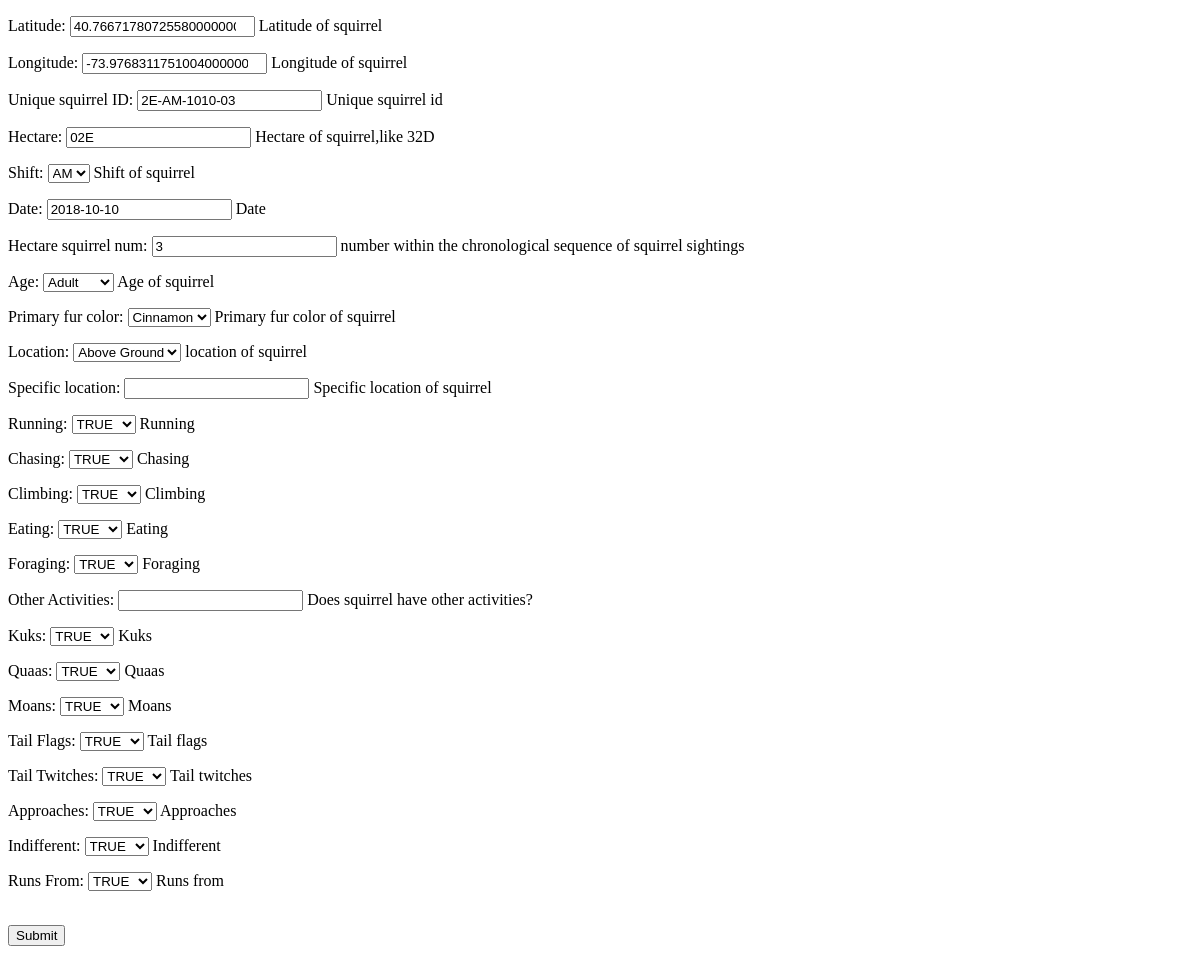
The page /sightings/3/ on the database as committed earlier.
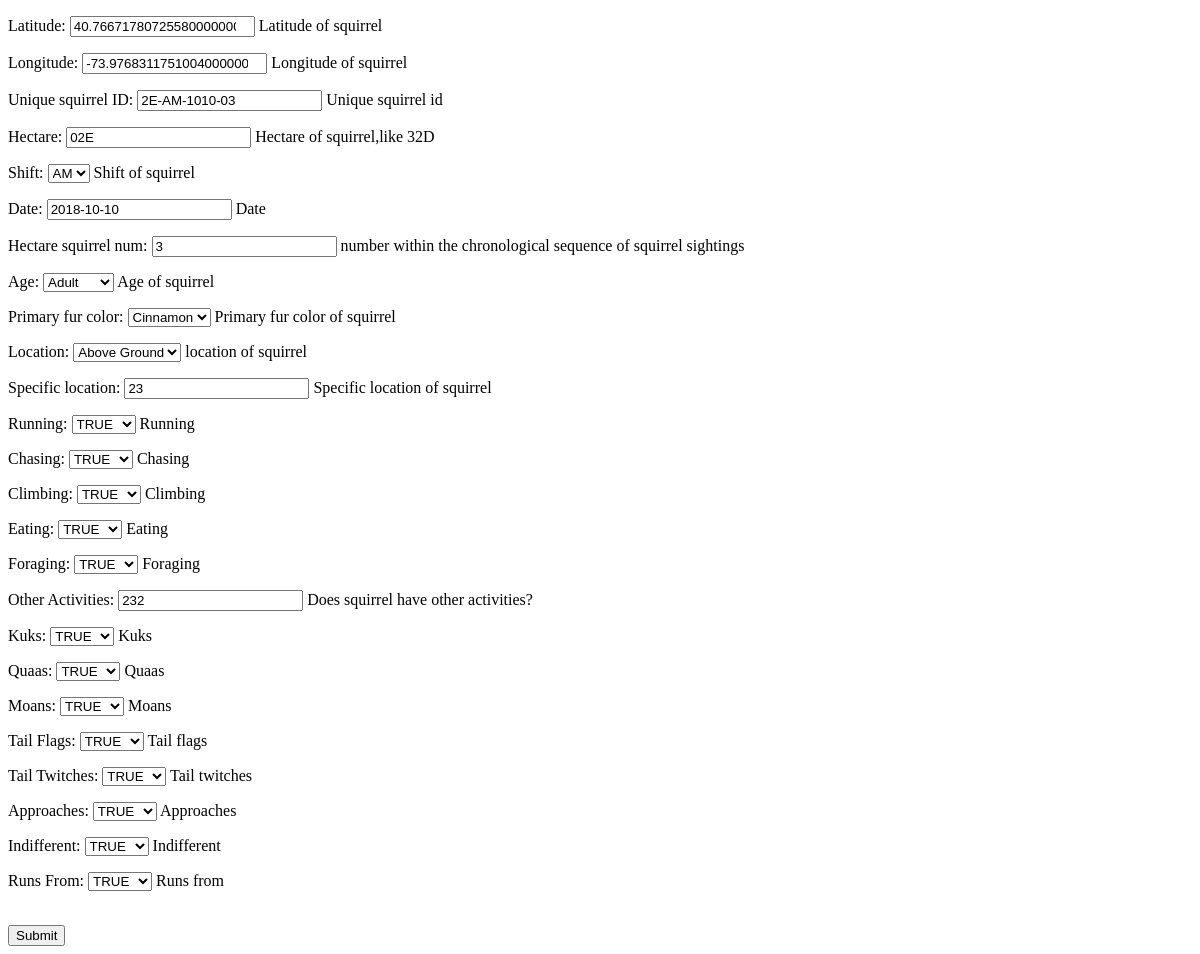
The same page on the database as committed later.
### sightings/models.py (models this page shows, shortened)
class Squirrel(models.Model):
    Latitude= models.DecimalField(
            help_text=_("Latitude of squirrel"),
            max_digits=30,
            decimal_places=20,
            )
    Longitude = models.DecimalField(
            help_text=_("Longitude of squirrel"),
            max_digits=30,
            decimal_places=20,
            )
    Unique_squirrel_ID = models.CharField(
            help_text=_("Unique squirrel id"),
            max_length=50,
            )
    Hectare = models.CharField(
            help_text=_("Hectare of squirrel,like 32D"),
            max_length=10,
            )
    AM = 'AM'
    PM = 'PM'
    SHIFT_CHOICES = (
            (AM,'AM'),
            (PM,'PM'),
            )
    Shift = models.CharField(
            help_text=_("Shift of squirrel"),
            choices=SHIFT_CHOICES,
            max_length=15,
            default=AM,
            )
    Date = models.DateField(
             help_text=_('Date'),
             null=True,
             )
    Hectare_squirrel_num = models.SmallIntegerField(
            help_text=_("number within the chronological sequence of squirrel sightings"),
            )
    Adult = 'Adult'
    Juvenile = 'Juvenile'
    AGE_CHOICES = (
            (Adult,'Adult'),
            (Juvenile,'Juvenile'),
            )
    Age = models.CharField(
            help_text=_("Age of squirrel"),
            choices=AGE_CHOICES,
            max_length=15,
            default=np.nan,
            )
    Gray = 'Gray'
    Black = 'Black'
    Cinnamon = 'Cinnamon'
    PRIMARYFURCOLOR_CHOICES = (
            (Gray,'Gray'),
            (Black,'Black'),
            (Cinnamon,'Cinnamon'),
            )
    Primary_fur_color = models.CharField(
            help_text=_("Primary fur color of squirrel"),
            choices=PRIMARYFURCOLOR_CHOICES,
            max_length=20,
            default=np.nan,
            )
    GroundPlane = 'Ground Plane'
    AboveGround = 'Above Ground'
    LOCATION_CHOICES = (
            (GroundPlane,'Ground Plane'),
            (AboveGround,'Above Ground'),
            )
    Location = models.CharField(
            help_text=_("location of squirrel"),
            choices=LOCATION_CHOICES,
            max_length=20,
            default=np.nan,
            )
    Specific_location = models.CharField(
            help_text=_("Specific location of squirrel"),
            max_length=100,
            default=np.nan
            )
    TRUE='TRUE'
    FALSE='FALSE'
    Running = models.CharField(help_text=_('Running'),
            choices=((TRUE,'TRUE'),(FALSE,'FALSE')),default=FALSE,max_length=5,null=True)
    Chasing = models.CharField(help_text=_('Chasing'),
            choices=((TRUE,'TRUE'),(FALSE,'FALSE')),default=FALSE,max_length=5,null=True)
    Climbing = models.CharField(help_text=_('Climbing'),
            choices=((TRUE,'TRUE'),(FALSE,'FALSE')),default=FALSE,max_length=5,null=True)
    Eating = models.CharField(help_text=_('Eating'),
            choices=((TRUE,'TRUE'),(FALSE,'FALSE')),default=FALSE,max_length=5,null=True)
    Foraging = models.CharField(help_text=_('Foraging'),
            choices=((TRUE,'TRUE'),(FALSE,'FALSE')),default=FALSE,max_length=5,null=True)
    Other_Activities = models.CharField(
            help_text=_("Does squirrel have other activities?"),
            max_length=100,
            null=True,
            blank=True,
            )
    Kuks = models.CharField(help_text=_('Kuks'),
            choices=((TRUE,'TRUE'),(FALSE,'FALSE')),default=FALSE,max_length=5,null=True)
    Quaas = models.CharField(help_text=_('Quaas'),
            choices=((TRUE,'TRUE'),(FALSE,'FALSE')),default=FALSE,max_length=5,null=True)
    Moans = models.CharField(help_text=_('Moans'),
            choices=((TRUE,'TRUE'),(FALSE,'FALSE')),default=FALSE,max_length=5,null=True)
    Tail_Flags = models.CharField(help_text=_('Tail flags'),
            choices=((TRUE,'TRUE'),(FALSE,'FALSE')),default=FALSE,max_length=5,null=True)
    Tail_Twitches = models.CharField(help_text=_('Tail twitches'),
            choices=((TRUE,'TRUE'),(FALSE,'FALSE')),default=FALSE,max_length=5,null=True)
    Approaches = models.CharField(help_text=_('Approaches'),
            choices=((TRUE,'TRUE'),(FALSE,'FALSE')),default=FALSE,max_length=5,null=True)
    Indifferent = models.CharField(help_text=_('Indifferent'),
            choices=((TRUE,'TRUE'),(FALSE,'FALSE')),default=FALSE,max_length=5,null=True)
    Runs_From = models.CharField(help_text=_('Runs from'),
            choices=((TRUE,'TRUE'),(FALSE,'FALSE')),default=FALSE,max_length=5,null=True)

### sightings/views.py (the view)
# urls.py: path('<int:Unique_squirrel_ID>/', views.edit_squirrel),
def edit_squirrel(request,Unique_squirrel_ID):
    pet=Squirrel.objects.get(id=Unique_squirrel_ID)
    if request.method == 'POST':
        form = SquirrelForm(request.POST,instance=pet)
        if form.is_valid():
            form.save()
            return redirect(f'/sightings/')
    else:
        form = SquirrelForm(instance=pet)
        context ={
                'form':form,
            }
    return render (request,'sightings/edit.html',context)

### sightings/forms.py
class SquirrelForm(ModelForm):
    class Meta:
        model = Squirrel
        fields = '__all__'

### sightings/templates/sightings/edit.html (shortened to what this page needs)
<!doctype html>
<html>
    <head>
    </head>
        <body>
                <form method="post">
                {{form.as_p}}
                <br>
                <input type="submit" name="save">
                </form>
        </body>
</html>

Rows that differ between the two databases and show on the page:
changed Squirrel "2E-AM-1010-03": Specific_location (not shown) → "23"; Other_Activities (not shown) → "232"
